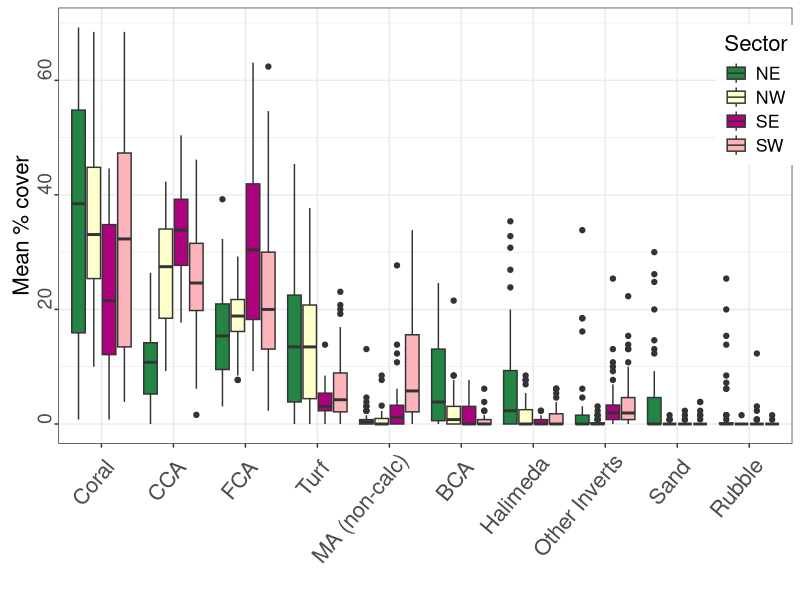
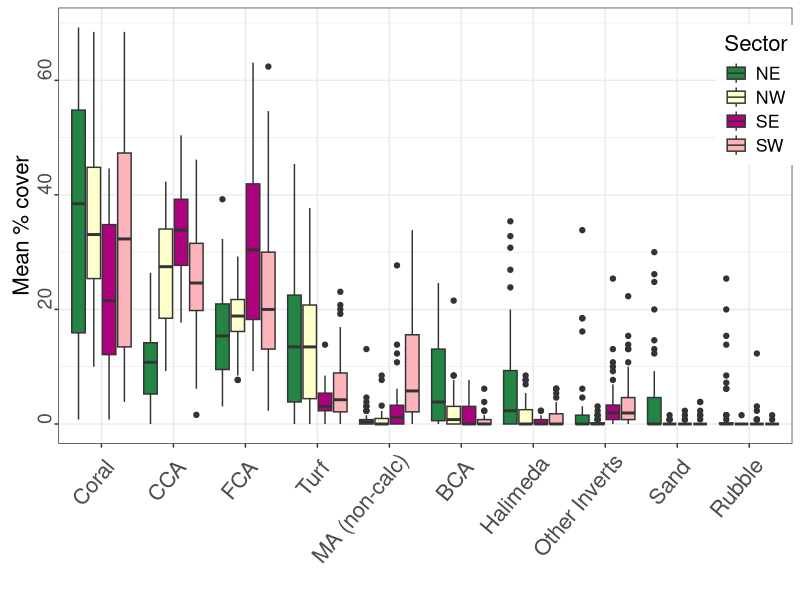
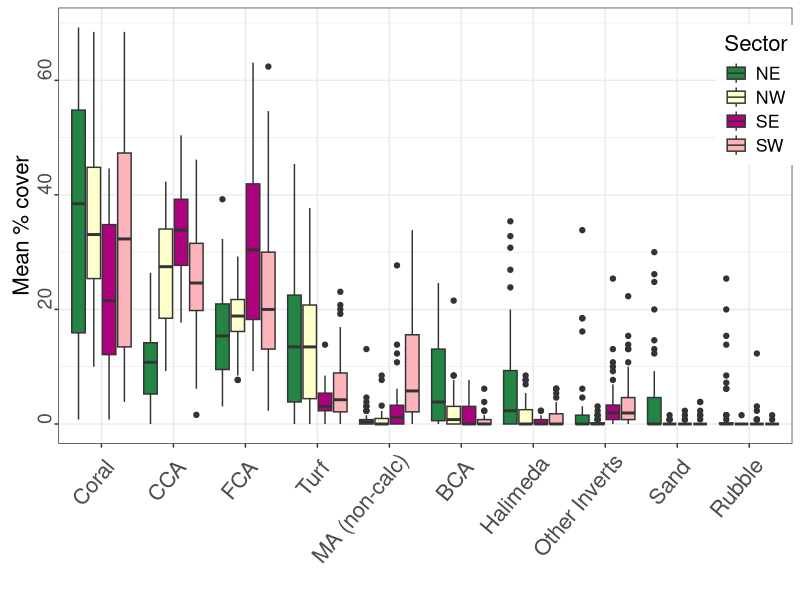

Recreate these plots in R, in order.
## 4. Graphics
## a) Visualisation of dispersion results - SCENE SETTING
## Description: Tutuila level data boxplots
## Alice Lawrence | alice.lawrence@bangor.ac.uk
## 15 Jan 2024 (edited 6th Jan 2025)


## load libraries ------------------------------------------
install.packages("tidyverse")   # collection of packages (dplyr, ggplot2, readr tidyr etc)
install.packages("gridExtra")   # Grid graphic objects
install.packages("forcats")      
install.packages("terra")       
install.packages("ggpubr")

library(tidyverse) 
library(gridExtra)  
library(forcats)
library(terra)    
library(ggpubr)



## General scene setting - Tutuila sectors benthic % ----
# load data
benthic_transects_mean_major <- read.csv("data_output/benthic_transects_mean_major.csv")

biophysical_site <- read.csv("data_output/biophysical_site.csv")


# test sector list
unique(biophysical_site$sector)


## select appropriate columns from each dataset ----
# select sector column only
sector_site <- select(biophysical_site, c(sitename, sector))


# create dataframe with benthic % cover, BSR, Dispersion, sitename, sector, site_transect
tutuila_sector_graphics <- merge(sector_site, benthic_transects_mean_major, by = "sitename")

write.csv(file = "data_output/benthic_site_sector_major.csv", tutuila_sector_graphics)


# tutuila summary per sector

tutuila_sum_sector <- group_by(tutuila_sector_graphics, sector)

tutuila_sum_sector_mean <- summarise_all(tutuila_sum_sector, mean)

tutuila_sum_sector_mean <- select(tutuila_sum_sector_mean, -c(2:5))

write.csv(file = "data_output/tutuila_sum_sector_mean.csv", tutuila_sum_sector_mean)

# same for se
# create function to calculate Standard Error SE...
std.error<-function(x){
  sqrt(var(x)/length(x))
}

tutuila_sum_sector_se <- summarise_all(tutuila_sum_sector, std.error)

tutuila_sum_sector_se <- select(tutuila_sum_sector_se, -c(2:4))

write.csv(file = "data_output/tutuila_sum_sector_se.csv", tutuila_sum_sector_se)


# tutuila summary per geography (north / south)

# tutuila_sum_geog <- group_by(tutuila, geography)
# 
# tutuila_sum_geog_mean <- summarise_all(tutuila_sum_geog, mean)
# 
# tutuila_sum_geog_mean <- select(tutuila_sum_geog_mean, -c(2:8))
# 
# write.csv(file = "data_output/tutuila_sum_geog_mean.csv", tutuila_sum_geog_mean)
# 
# # same for sd
# tutuila_sum_geog_sd <- summarise_all(tutuila_sum_geog, sd)
# 
# tutuila_sum_geog_sd <- select(tutuila_sum_geog_sd, -c(2:8))
# 
# write.csv(file = "data_output/tutuila_sum_geog_sd.csv", tutuila_sum_geog_sd)



### **************************************************************need to redo with site_transect data ************************

#### create tutuila sector boxplot ####

# change data structure
tutuila_long <- pivot_longer(tutuila_sector_graphics, cols = 6:15, 
                             names_to = "benthic_major",
                             values_to = "mean_cover")
             

# convert to factors: sector
  tutuila_long %>% 
  mutate(across (c(sector) , as.factor))

str(tutuila_long)

write.csv(file = "data_output/tutuila_long.csv", tutuila_long)


# order benthic_major by values: Coral, CCA, FCA, Turf, Macroalgae non calc, BCA, Halimeda, OtherInverts, Sand, Rubble
# reorder levels in benthic_major category factor
tutuila_long$benthic_major <- factor(tutuila_long$benthic_major,
                                 levels = c('CORAL', 'CCA', 'FCA', 'TURF', 'MA_noHALI', 'BCA', 'HALI', 'OI', 'SAND', 'RUB'),
                                 labels = c('Coral', 'CCA', 'FCA', 'Turf', 'MA (non-calc)', 'BCA', 'Halimeda', 'Other Inverts', 'Sand', 'Rubble'))

levels(tutuila_long$benthic_major)
unique(tutuila_long$benthic_major)

# sector
tutuila_long$sector <- factor(tutuila_long$sector,
                                     levels = c('NE', 'NW', 'SE', 'SW'),
                                     labels = c('NE', 'NW', 'SE', 'SW'))
levels(tutuila_long$sector)
unique(tutuila_long$sector)


## boxplot ----  
(tut_sect <- ggplot(tutuila_long, aes(x = benthic_major,
                                      y = mean_cover,
                                      fill = sector,
                                      width = 0.4))) +
  geom_boxplot(position=position_dodge(width = 0.85)) +
  scale_fill_manual(values = c("#238443", "#ffffcc", "#ae017e", "#fbb4b9"), 
                    name = "Sector", 
                    labels=c("NE", "NW", "SE", "SW")) + 
  labs(x = "",
       y = "Mean % cover") +
  theme_bw() +
  theme(axis.text.x = element_text(angle = 50, vjust = 0.9, hjust = 0.9, size = 16),
               axis.text.y = element_text(angle = 90, vjust = 0, hjust = 0, size = 14),
               axis.title.y = element_text(angle = 90, vjust = 0, hjust = 0.5, size = 16),
        text=element_text(family="sans", size=16), 
        legend.position = c(0.95,0.8))

ggsave("graphs/Figure3A_tutuila.pdf", width = 10, height = 7)
ggsave("graphs/Figure3A_tutuila.tiff", width = 10, height = 7)
